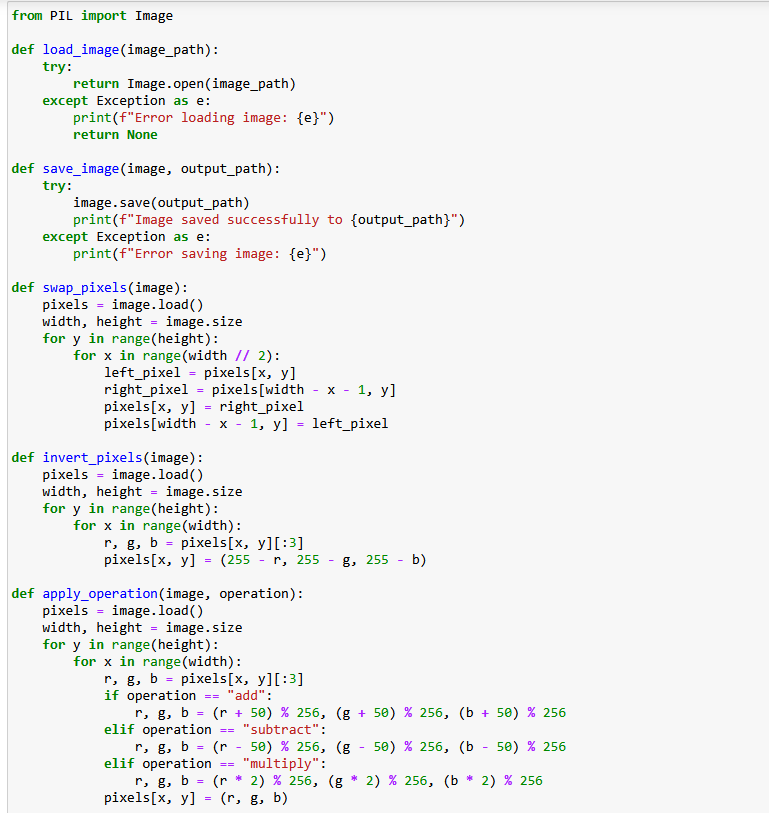
#> input picture ImageEncryption01.PNG, 769 x 813 px
$ python image_encryption.py
#> lines starting #> are read from the running program, lines starting #| are printed output that depends on the picture
#> the answer given: ImageEncryption01.PNG
from PIL import Image

def load_image(image_path):
#> called with image_path = 'ImageEncryption01.PNG'
    try:
        return Image.open(image_path)
#> returned value is the input picture: PIL image 769x813 RGBA; mean R, G, B, A 239.6, 240, 239.7, 255
#> the answer given: 1
    except Exception as e:
        print(f"Error loading image: {e}")
        return None

def save_image(image, output_path):
    try:
        image.save(output_path)
        print(f"Image saved successfully to {output_path}")
    except Exception as e:
        print(f"Error saving image: {e}")

def swap_pixels(image):
    pixels = image.load()
    width, height = image.size
#> width = 769; height = 813
    for y in range(height):
        for x in range(width // 2):
            left_pixel = pixels[x, y]
            right_pixel = pixels[width - x - 1, y]
            pixels[x, y] = right_pixel
            pixels[width - x - 1, y] = left_pixel

def invert_pixels(image):
    pixels = image.load()
    width, height = image.size
    for y in range(height):
        for x in range(width):
            r, g, b = pixels[x, y][:3]
            pixels[x, y] = (255 - r, 255 - g, 255 - b)

def apply_operation(image, operation):
    pixels = image.load()
    width, height = image.size
    for y in range(height):
        for x in range(width):
            r, g, b = pixels[x, y][:3]
            if operation == "add":
                r, g, b = (r + 50) % 256, (g + 50) % 256, (b + 50) % 256
            elif operation == "subtract":
                r, g, b = (r - 50) % 256, (g - 50) % 256, (b - 50) % 256
            elif operation == "multiply":
                r, g, b = (r * 2) % 256, (g * 2) % 256, (b * 2) % 256
            pixels[x, y] = (r, g, b)

def main():
    image_path = input("Enter the path to the image: ")
    image = load_image(image_path)
    if not image:
        return
    print("Available operations:")
    print("1. Swap pixels")
    print("2. Invert pixels")
    print("3. Apply mathematical operation (add, subtract, multiply)")
    choice = input("Enter your choice (1/2/3): ")
    if choice == "1":
        swap_pixels(image)
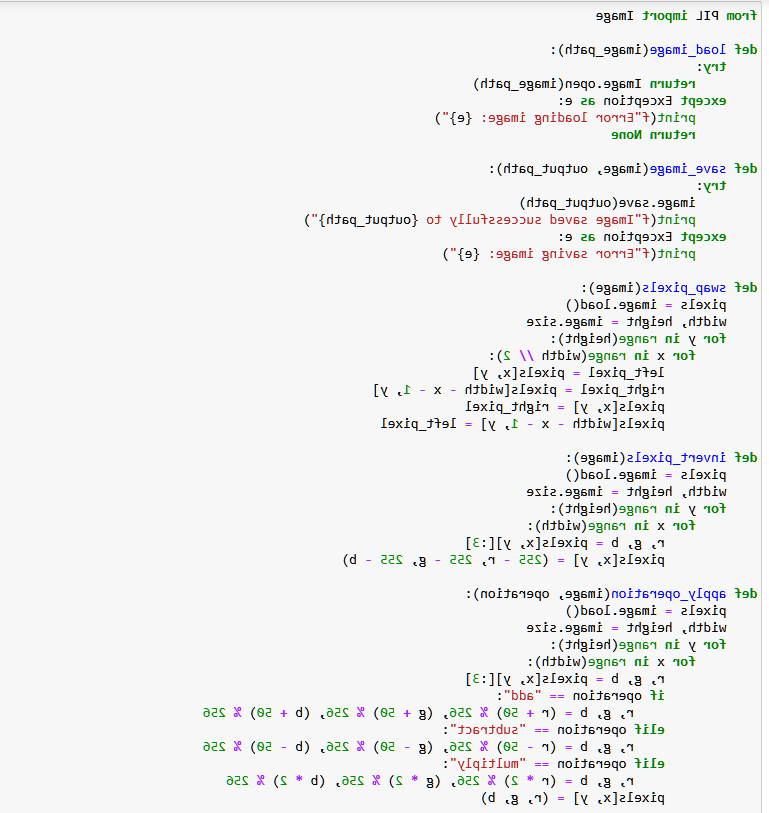
#> image: PIL image 769x813 RGBA; mean R, G, B, A 239.6, 240, 239.7, 255
    elif choice == "2":
        invert_pixels(image)
    elif choice == "3":
        operation = input("Enter the operation (add/subtract/multiply): ")
        apply_operation(image, operation)
    else:
        print("Invalid choice!")
        return
    output_path = input("Enter the output path to save the image: ")
#> the answer given: out.png
    save_image(image, output_path)

if __name__ == "__main__":
    main()
